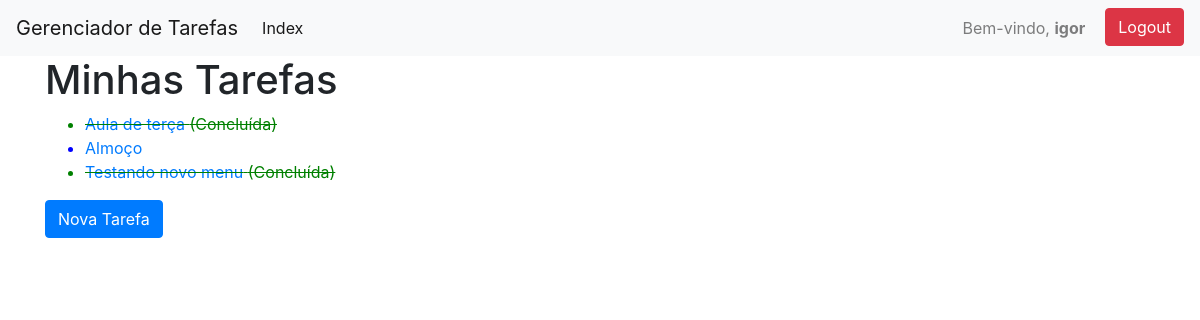
The app's page / (signed in) with its own data.
### tasks/models.py (models this page shows, shortened)
class Task(models.Model):
    title = models.CharField(max_length=200)
    description = models.TextField(blank=True)
    created_at = models.DateTimeField(auto_now_add=True)
    due_date = models.DateTimeField(null=True, blank=True)
    completed = models.BooleanField(default=False)
    category = models.ForeignKey(Category, on_delete=models.CASCADE)
    tags = models.ManyToManyField(Tag, blank=True)
    user = models.ForeignKey(User, on_delete=models.CASCADE)

### tasks/views.py (the view)
# urls.py: path('', views.index, name='index'),
@login_required
def index(request):
    tasks = Task.objects.filter(user=request.user)
    return render(request, 'tasks/index.html', {'tasks': tasks})

### tasks/templates/tasks/index.html (shortened to what this page needs)
{% extends 'base.html' %}
{% block content %}
  <h1>Minhas Tarefas</h1>
  <ul>
    {% for task in tasks %}
      <li class="{% if task.completed %}completed-task{% else %}pending-task{% endif %}">
        <a href="{% url 'task_detail' task.id %}">{{ task.title }}</a>
        {% if task.completed %} (Concluída) {% endif %}
      </li>
    {% endfor %}
  </ul>
  <a href="{% url 'task_create' %}" class="btn btn-primary">Nova Tarefa</a>
{% endblock %}

### tasks/templates/base.html (shortened to what this page needs)
{% load static %}
<!DOCTYPE html>
<html lang="en">
<head>
    <link href="https://stackpath.bootstrapcdn.com/bootstrap/4.5.2/css/bootstrap.min.css" rel="stylesheet">
    <link rel="stylesheet" href="{% static 'css/styles.css' %}">
    <link href="https://cdn.jsdelivr.net/npm/fullcalendar@5.10.2/main.min.css" rel="stylesheet">
</head>
<body>
    <nav class="navbar navbar-expand-lg navbar-light bg-light">
        <a class="navbar-brand" href="#">Gerenciador de Tarefas</a>
        <div class="collapse navbar-collapse" id="navbarNav">
            <ul class="navbar-nav mr-auto">
                <li class="nav-item active">
                    <a class="nav-link" href="{% url 'index' %}">Index</a>
                </li>
            </ul>
            <ul class="navbar-nav ml-auto">
                {% if user.is_authenticated %}
                    <li class="nav-item">
                        <span class="navbar-text">
                            Bem-vindo, <strong>{{ user.username }}</strong>
                        </span>
                    </li>
                    <li class="nav-item">
                        <a class="btn btn-danger" style="margin-left: 20px" href="{% url 'logout' %}">Logout</a>
                    </li>
                {% endif %}
            </ul>
        </div>
    </nav>
    <div class="container">
        {% block content %}
        {% endblock %}
    </div>
</body>
</html>

### static/css/styles.css (style rules this page uses)
.completed-task { color: green; text-decoration: line-through; }
.pending-task { color: blue; }

### records on screen
Task: title "Aula de terça", completed "(Concluída)"
Task: title "Almoço"
Task: title "Testando novo menu", completed "(Concluída)"

### other values on screen
{{ user.username }} "igor"
